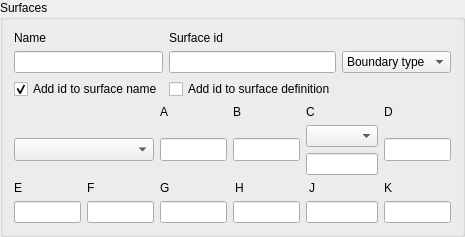
             <widget class="QGroupBox" name="groupBox_5">
              <property name="sizePolicy">
               <sizepolicy hsizetype="Ignored" vsizetype="Preferred">
                <horstretch>0</horstretch>
                <verstretch>0</verstretch>
               </sizepolicy>
              </property>
              <property name="minimumSize">
               <size>
                <width>0</width>
                <height>0</height>
               </size>
              </property>
              <property name="maximumSize">
               <size>
                <width>580</width>
                <height>16777215</height>
               </size>
              </property>
              <property name="title">
               <string>Surfaces</string>
              </property>
              <layout class="QGridLayout" name="gridLayout_15">
               <item row="0" column="0">
                <layout class="QGridLayout" name="gridLayout_6">
                 <item row="0" column="0">
                  <widget class="QLabel" name="label_11">
                   <property name="text">
                    <string>Name</string>
                   </property>
                  </widget>
                 </item>
                 <item row="0" column="1">
                  <widget class="QLabel" name="label_12">
                   <property name="text">
                    <string>Surface id</string>
                   </property>
                  </widget>
                 </item>
                 <item row="1" column="0">
                  <widget class="QLineEdit" name="lineEdit_11">
                   <property name="maximumSize">
                    <size>
                     <width>16777215</width>
                     <height>23</height>
                    </size>
                   </property>
                  </widget>
                 </item>
                 <item row="1" column="1">
                  <widget class="QLineEdit" name="lineEdit_12">
                   <property name="maximumSize">
                    <size>
                     <width>16777215</width>
                     <height>23</height>
                    </size>
                   </property>
                  </widget>
                 </item>
                 <item row="1" column="2">
                  <widget class="QComboBox" name="comboBox_2">
                   <property name="maximumSize">
                    <size>
                     <width>16777215</width>
                     <height>23</height>
                    </size>
                   </property>
                   <item>
                    <property name="text">
                     <string>Boundary type</string>
                    </property>
                   </item>
                   <item>
                    <property name="text">
                     <string>transmission</string>
                    </property>
                   </item>
                   <item>
                    <property name="text">
                     <string>vacuum</string>
                    </property>
                   </item>
                   <item>
                    <property name="text">
                     <string>reflective</string>
                    </property>
                   </item>
                   <item>
                    <property name="text">
                     <string>white</string>
                    </property>
                   </item>
                  </widget>
                 </item>
                 <item row="2" column="0">
                  <widget class="QCheckBox" name="add_surf_id_CB">
                   <property name="text">
                    <string>Add id to surface name</string>
                   </property>
                   <property name="checked">
                    <bool>true</bool>
                   </property>
                  </widget>
                 </item>
                 <item row="2" column="1">
                  <widget class="QCheckBox" name="Add_id_to_surf_CB">
                   <property name="text">
                    <string>Add id to surface definition</string>
                   </property>
                  </widget>
                 </item>
                </layout>
               </item>
               <item row="1" column="0">
                <layout class="QGridLayout" name="gridLayout_11">
                 <item row="3" column="5">
                  <widget class="QLineEdit" name="lineEdit_10">
                   <property name="sizePolicy">
                    <sizepolicy hsizetype="Ignored" vsizetype="Preferred">
                     <horstretch>0</horstretch>
                     <verstretch>0</verstretch>
                    </sizepolicy>
                   </property>
                   <property name="maximumSize">
                    <size>
                     <width>16777215</width>
                     <height>23</height>
                    </size>
                   </property>
                  </widget>
                 </item>
                 <item row="3" column="2">
                  <widget class="QLineEdit" name="lineEdit_7">
                   <property name="sizePolicy">
                    <sizepolicy hsizetype="Ignored" vsizetype="Preferred">
                     <horstretch>0</horstretch>
                     <verstretch>0</verstretch>
                    </sizepolicy>
                   </property>
                   <property name="maximumSize">
                    <size>
                     <width>16777215</width>
                     <height>23</height>
                    </size>
                   </property>
                  </widget>
                 </item>
                 <item row="2" column="1">
                  <widget class="QLabel" name="label_6">
                   <property name="text">
                    <string>F</string>
                   </property>
                  </widget>
                 </item>
                 <item row="3" column="0">
                  <widget class="QLineEdit" name="lineEdit_5">
                   <property name="sizePolicy">
                    <sizepolicy hsizetype="Ignored" vsizetype="Preferred">
                     <horstretch>0</horstretch>
                     <verstretch>0</verstretch>
                    </sizepolicy>
                   </property>
                   <property name="maximumSize">
                    <size>
                     <width>16777215</width>
                     <height>23</height>
                    </size>
                   </property>
                  </widget>
                 </item>
                 <item row="2" column="5">
                  <widget class="QLabel" name="label_10">
                   <property name="text">
                    <string>K</string>
                   </property>
                  </widget>
                 </item>
                 <item row="3" column="4">
                  <widget class="QLineEdit" name="lineEdit_9">
                   <property name="sizePolicy">
                    <sizepolicy hsizetype="Ignored" vsizetype="Preferred">
                     <horstretch>0</horstretch>
                     <verstretch>0</verstretch>
                    </sizepolicy>
                   </property>
                   <property name="maximumSize">
                    <size>
                     <width>16777215</width>
                     <height>23</height>
                    </size>
                   </property>
                  </widget>
                 </item>
                 <item row="0" column="5">
                  <widget class="QLabel" name="label_4">
                   <property name="text">
                    <string>D</string>
                   </property>
                  </widget>
                 </item>
                 <item row="1" column="2">
                  <widget class="QLineEdit" name="lineEdit">
                   <property name="sizePolicy">
                    <sizepolicy hsizetype="Ignored" vsizetype="Preferred">
                     <horstretch>0</horstretch>
                     <verstretch>0</verstretch>
                    </sizepolicy>
                   </property>
                   <property name="maximumSize">
                    <size>
                     <width>16777215</width>
                     <height>23</height>
                    </size>
                   </property>
                  </widget>
                 </item>
                 <item row="0" column="4">
                  <widget class="QLabel" name="label_3">
                   <property name="text">
                    <string>C</string>
                   </property>
                  </widget>
                 </item>
                 <item row="1" column="3">
                  <widget class="QLineEdit" name="lineEdit_2">
                   <property name="sizePolicy">
                    <sizepolicy hsizetype="Ignored" vsizetype="Preferred">
                     <horstretch>0</horstretch>
                     <verstretch>0</verstretch>
                    </sizepolicy>
                   </property>
                   <property name="maximumSize">
                    <size>
                     <width>16777215</width>
                     <height>23</height>
                    </size>
                   </property>
                  </widget>
                 </item>
                 <item row="3" column="3">
                  <widget class="QLineEdit" name="lineEdit_8">
                   <property name="sizePolicy">
                    <sizepolicy hsizetype="Ignored" vsizetype="Preferred">
                     <horstretch>0</horstretch>
                     <verstretch>0</verstretch>
                    </sizepolicy>
                   </property>
                   <property name="maximumSize">
                    <size>
                     <width>16777215</width>
                     <height>23</height>
                    </size>
                   </property>
                  </widget>
                 </item>
                 <item row="1" column="0" colspan="2">
                  <widget class="QComboBox" name="comboBox">
                   <property name="maximumSize">
                    <size>
                     <width>16777215</width>
                     <height>23</height>
                    </size>
                   </property>
                  </widget>
                 </item>
                 <item row="2" column="2" colspan="3">
                  <layout class="QGridLayout" name="gridLayout">
                   <item row="0" column="0">
                    <widget class="QLabel" name="label_7">
                     <property name="text">
                      <string>G</string>
                     </property>
                    </widget>
                   </item>
                   <item row="0" column="2">
                    <widget class="QLabel" name="label_9">
                     <property name="text">
                      <string>J</string>
                     </property>
                    </widget>
                   </item>
                   <item row="0" column="1">
                    <widget class="QLabel" name="label_8">
                     <property name="text">
                      <string>H</string>
                     </property>
                    </widget>
                   </item>
                  </layout>
                 </item>
                 <item row="0" column="2" colspan="2">
                  <layout class="QGridLayout" name="gridLayout_29">
                   <item row="0" column="0">
                    <widget class="QLabel" name="label">
                     <property name="text">
                      <string>A</string>
                     </property>
                    </widget>
                   </item>
                   <item row="0" column="1">
                    <widget class="QLabel" name="label_2">
                     <property name="text">
                      <string>B</string>
                     </property>
                    </widget>
                   </item>
                  </layout>
                 </item>
                 <item row="3" column="1">
                  <widget class="QLineEdit" name="lineEdit_6">
                   <property name="sizePolicy">
                    <sizepolicy hsizetype="Ignored" vsizetype="Preferred">
                     <horstretch>0</horstretch>
                     <verstretch>0</verstretch>
                    </sizepolicy>
                   </property>
                   <property name="maximumSize">
                    <size>
                     <width>16777215</width>
                     <height>23</height>
                    </size>
                   </property>
                  </widget>
                 </item>
                 <item row="2" column="0">
                  <widget class="QLabel" name="label_5">
                   <property name="text">
                    <string>E</string>
                   </property>
                  </widget>
                 </item>
                 <item row="1" column="4">
                  <layout class="QVBoxLayout" name="verticalLayout_4">
                   <item>
                    <widget class="QComboBox" name="Orientation_CB"/>
                   </item>
                   <item>
                    <widget class="QLineEdit" name="lineEdit_3">
                     <property name="sizePolicy">
                      <sizepolicy hsizetype="Ignored" vsizetype="Preferred">
                       <horstretch>0</horstretch>
                       <verstretch>0</verstretch>
                      </sizepolicy>
                     </property>
                    </widget>
                   </item>
                  </layout>
                 </item>
                 <item row="1" column="5">
                  <widget class="QLineEdit" name="lineEdit_4">
                   <property name="sizePolicy">
                    <sizepolicy hsizetype="Ignored" vsizetype="Preferred">
                     <horstretch>0</horstretch>
                     <verstretch>0</verstretch>
                    </sizepolicy>
                   </property>
                   <property name="maximumSize">
                    <size>
                     <width>16777215</width>
                     <height>23</height>
                    </size>
                   </property>
                  </widget>
                 </item>
                </layout>
               </item>
              </layout>
             </widget>
